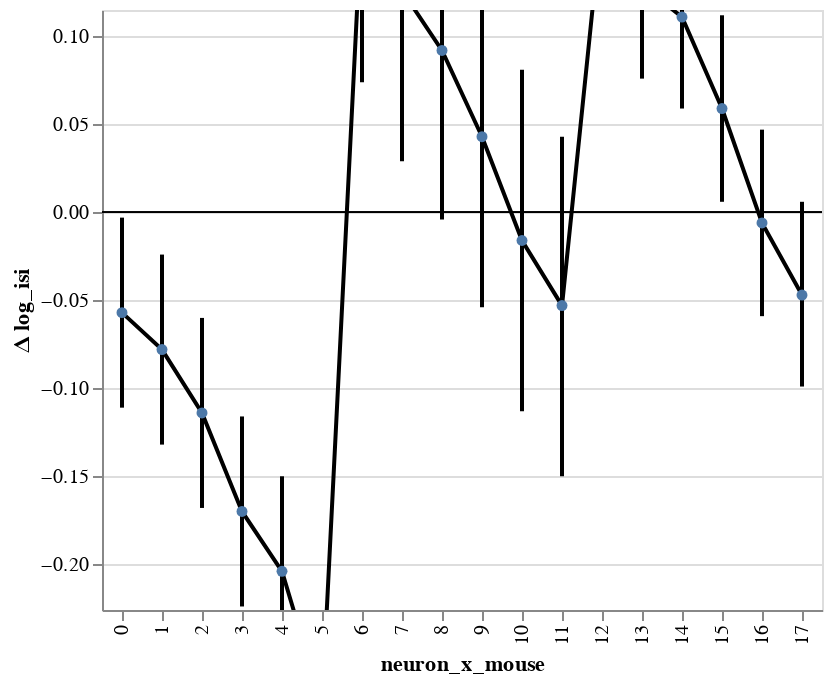

Source (notebook cell):
### Code cell
bw.chart

### Figure 1 — Vega-Lite specification as saved in the notebook (floating-point values rounded to 4 significant figures)
{"config": {"view": {"continuousWidth": 400, "continuousHeight": 300}}, "layer": [{"mark": {"type": "rule", "clip": true, "size": 2}, "encoding": {"x": {"type": "ordinal", "field": "neuron_x_mouse"}, "y": {"type": "quantitative", "axis": {"orient": "left", "title": ""}, "field": "lower interval", "scale": {"domain": [-0.226, 0.115], "zero": true}}, "y2": {"field": "higher interval"}}}, {"mark": {"type": "line", "clip": true, "color": "black", "fill": null, "point": true}, "encoding": {"x": {"type": "ordinal", "field": "neuron_x_mouse"}, "y": {"type": "quantitative", "axis": {"orient": "left"}, "field": "center interval", "scale": {"domain": [-0.226, 0.115], "zero": true}, "title": "Δ log_isi"}}}, {"mark": {"type": "rule", "color": "black", "opacity": 1, "size": 0.5}, "encoding": {"y": {"type": "quantitative", "axis": {"orient": "left", "title": ""}, "field": "zero", "scale": {"domain": [-0.226, 0.115], "zero": true}}}}], "data": {"name": "data-c01e06e72c10f502d7206bd5d20c3756"}, "$schema": "https://vega.github.io/schema/vega-lite/v4.8.1.json", "datasets": {"data-c01e06e72c10f502d7206bd5d20c3756": [{"neuron_x_mouse": 0, "center interval": -0.057, "Std.Err.": 0.027, "z": -2.082, "p": 0.037, "higher interval": -0.111, "lower interval": -0.003, "zero": 0}, {"neuron_x_mouse": 1, "center interval": -0.078, "Std.Err.": 0.027, "z": -2.836, "p": 0.005, "higher interval": -0.132, "lower interval": -0.024, "zero": 0}, {"neuron_x_mouse": 2, "center interval": -0.114, "Std.Err.": 0.027, "z": -4.148, "p": 0.0, "higher interval": -0.168, "lower interval": -0.06, "zero": 0}, {"neuron_x_mouse": 3, "center interval": -0.17, "Std.Err.": 0.027, "z": -6.18, "p": 0.0, "higher interval": -0.224, "lower interval": -0.116, "zero": 0}, {"neuron_x_mouse": 4, "center interval": -0.204, "Std.Err.": 0.027, "z": -7.416, "p": 0.0, "higher interval": -0.257, "lower interval": -0.15, "zero": 0}, {"neuron_x_mouse": 5, "center interval": -0.28, "Std.Err.": 0.027, "z": -10.18, "p": 0.0, "higher interval": -0.333, "lower interval": -0.226, "zero": 0}, {"neuron_x_mouse": 6, "center interval": 0.171, "Std.Err.": 0.049, "z": 3.466, "p": 0.001, "higher interval": 0.074, "lower interval": 0.268, "zero": 0}, {"neuron_x_mouse": 7, "center interval": 0.126, "Std.Err.": 0.049, "z": 2.552, "p": 0.011, "higher interval": 0.029, "lower interval": 0.223, "zero": 0}, {"neuron_x_mouse": 8, "center interval": 0.092, "Std.Err.": 0.049, "z": 1.871, "p": 0.061, "higher interval": -0.004, "lower interval": 0.189, "zero": 0}, {"neuron_x_mouse": 9, "center interval": 0.043, "Std.Err.": 0.049, "z": 0.868, "p": 0.385, "higher interval": -0.054, "lower interval": 0.14, "zero": 0}, {"neuron_x_mouse": 10, "center interval": -0.016, "Std.Err.": 0.049, "z": -0.326, "p": 0.745, "higher interval": -0.113, "lower interval": 0.081, "zero": 0}, {"neuron_x_mouse": 11, "center interval": -0.053, "Std.Err.": 0.049, "z": -1.083, "p": 0.279, "higher interval": -0.15, "lower interval": 0.043, "zero": 0}, {"neuron_x_mouse": 12, "center interval": 0.168, "Std.Err.": 0.027, "z": 6.224, "p": 0.0, "higher interval": 0.115, "lower interval": 0.221, "zero": 0}, {"neuron_x_mouse": 13, "center interval": 0.129, "Std.Err.": 0.027, "z": 4.795, "p": 0.0, "higher interval": 0.076, "lower interval": 0.182, "zero": 0}, {"neuron_x_mouse": 14, "center interval": 0.111, "Std.Err.": 0.027, "z": 4.13, "p": 0.0, "higher interval": 0.059, "lower interval": 0.164, "zero": 0}, {"neuron_x_mouse": 15, "center interval": 0.059, "Std.Err.": 0.027, "z": 2.197, "p": 0.028, "higher interval": 0.006, "lower interval": 0.112, "zero": 0}, {"neuron_x_mouse": 16, "center interval": -0.006, "Std.Err.": 0.027, "z": -0.21, "p": 0.833, "higher interval": -0.059, "lower interval": 0.047, "zero": 0}, {"neuron_x_mouse": 17, "center interval": -0.047, "Std.Err.": 0.027, "z": -1.728, "p": 0.084, "higher interval": -0.099, "lower interval": 0.006, "zero": 0}]}}
